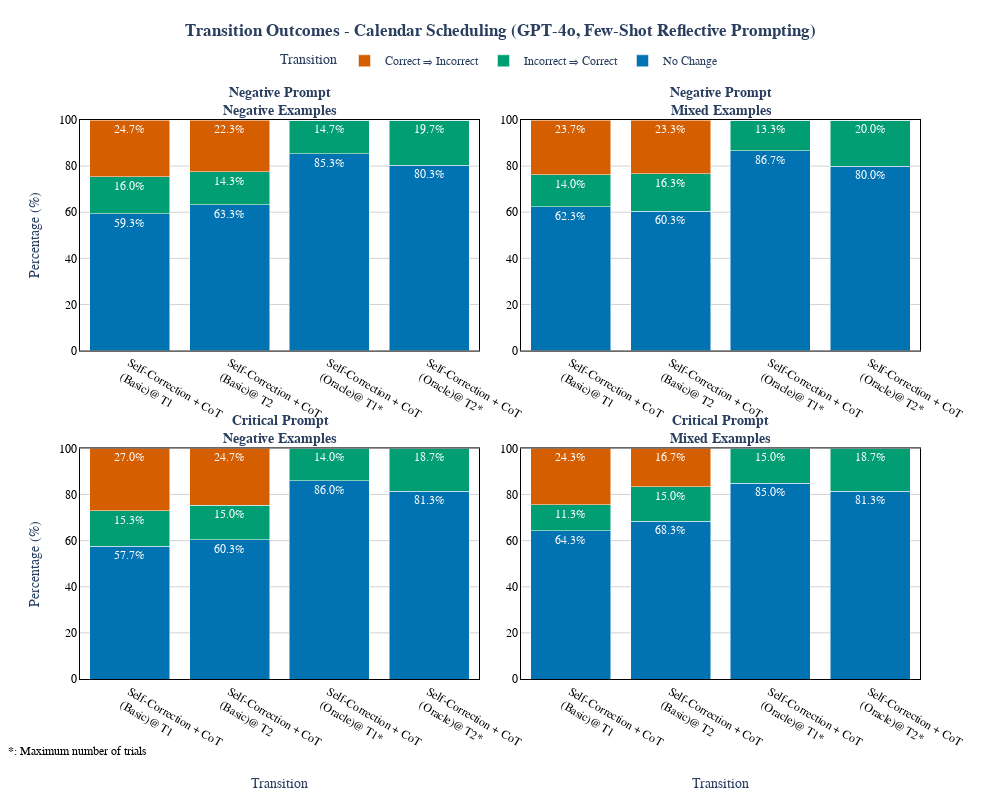

Write notebook code for a chart like this one.
### Code cell
# Assuming 'total_df' is your DataFrame and other necessary mappings are defined
# Define your colors appropriately
method_colors = {
    'selfreflection_cot_2': colors[0],
    'selfreflection_cot_3': colors[1],
    'reflexion_cot_2': colors[2],
    'reflexion_cot_3': colors[3],
}

# Function to process data from the new dataframe
def process_data(total_df, prompt_example):
    # Filter the dataframe for the given prompt_example
    df_prompt = total_df[total_df['prompt_examples'] == prompt_example]
    
    categories = ['Self-Correction + CoT<br>(Basic)@ T1',
                    'Self-Correction + CoT<br>(Basic)@ T2',
                    'Self-Correction + CoT<br>(Oracle)@ T1*',
                    'Self-Correction + CoT<br>(Oracle)@ T2*']
    
    # categories = ['Self-Correction<br>+ CoT<br>@ Trial 1', 
    #               'Self-Correction<br>+ CoT<br>@ Trial 2',
    #               'Reflexion<br>+ CoT<br>@ Trial 1*', 
    #               'Reflexion<br>+ CoT<br>@ Trial 2*']
    
    method_mapping = {
    'cot_1': 'CoT<br>@ Trial 0',
    'selfreflection_cot_2': 'Self-Correction + CoT<br>@ Trial 1',
    'selfreflection_cot_3': 'Self-Correction + CoT<br>@ Trial 2',
    'reflexion_cot_2': 'Reflexion + CoT<br>@ Trial 1*',
    'reflexion_cot_3': 'Reflexion + CoT<br>@ Trial 2*',
    }

    method_mapping = {
    'cot_1': 'CoT Baseline @ T0',
    'selfreflection_cot_2': 'Basic Self-Correction + CoT @ T1',
    'selfreflection_cot_3': 'Basic Self-Correction + CoT @ T2',
    'reflexion_cot_2': 'Oracle Self-Correction + CoT @ T1*',
    'reflexion_cot_3': 'Oracle Self-Correction + CoT @ T2*',
    }
    
    no_change_values = []
    incorrect_to_correct_values = []
    correct_to_incorrect_values = []
    
    # For each method in the methods list
    for method_key in ['selfreflection_cot_2', 'selfreflection_cot_3', 'reflexion_cot_2', 'reflexion_cot_3']:
        # Map method_key to category
        category = method_mapping[method_key]
        
        # Filter data for the method
        df_method = df_prompt[df_prompt['method'] == method_key]
        
        # Filter data where transition == 'start_to_final'
        df_transitions = df_method[df_method['transition'] == 'start_to_final']
        
        # Sum 'value' for each 'result_type'
        transition_counts = df_transitions.groupby('result_type')['value'].sum()
        
        # Get counts for each transition type
        correct_to_correct = transition_counts.get('correct_to_correct', 0)
        incorrect_to_correct = transition_counts.get('incorrect_to_correct', 0)
        correct_to_incorrect = transition_counts.get('correct_to_incorrect', 0)
        incorrect_to_incorrect = transition_counts.get('incorrect_to_incorrect', 0)
        
        # Compute no_change
        no_change = correct_to_correct + incorrect_to_incorrect
        
        # Now compute percentages
        total = no_change + incorrect_to_correct + correct_to_incorrect
        if total == 0:
            no_change_perc = incorrect_to_correct_perc = correct_to_incorrect_perc = 0
        else:
            no_change_perc = (no_change / total) * 100
            incorrect_to_correct_perc = (incorrect_to_correct / total) * 100
            correct_to_incorrect_perc = (correct_to_incorrect / total) * 100
        
        no_change_values.append(no_change_perc)
        incorrect_to_correct_values.append(incorrect_to_correct_perc)
        correct_to_incorrect_values.append(correct_to_incorrect_perc)
    
    return categories, no_change_values, incorrect_to_correct_values, correct_to_incorrect_values

# Now, collect the data for each of the four plots
titles = [
    '<b>Negative Prompt<br>Negative Examples</b>',
    '<b>Negative Prompt<br>Mixed Examples</b>',
    '<b>Critical Prompt<br>Negative Examples</b>',
    '<b>Critical Prompt<br>Mixed Examples</b>'
]

prompt_examples = [
    'negative_prompt_negative_examples',
    'negative_prompt_mixed_examples',
    'critical_prompt_negative_examples',
    'critical_prompt_mixed_examples'
]

# Initialize figure with subplots
fig = make_subplots(
    rows=2, 
    cols=2, 
    subplot_titles=titles,
    horizontal_spacing=0.05,
    vertical_spacing=0.175,
)

# Define colors for the transition types
transition_colors = {
    'No Change': colors[0],
    'Incorrect ⇒ Correct': colors[2],
    'Correct ⇒ Incorrect': colors[3]
}

# Loop over each scenario and add traces to the appropriate subplot
for i, (title, prompt_example) in enumerate(zip(titles, prompt_examples)):
    categories, no_change_values, incorrect_to_correct_values, correct_to_incorrect_values = process_data(total_df, prompt_example)
    
    # Determine row and column
    row = i // 2 + 1  # integer division
    col = i % 2 + 1    # modulo
    
    # Show legend only for the first subplot
    show_legend = True if i == 0 else False
    
    # Add traces
    fig.add_trace(go.Bar(
        x=categories,
        y=no_change_values,
        name='No Change',
        marker_color=transition_colors['No Change'],
        text=[f'{val:.1f}%' for val in no_change_values],
        textposition='inside',
        showlegend=show_legend
    ), row=row, col=col)
    
    fig.add_trace(go.Bar(
        x=categories,
        y=incorrect_to_correct_values,
        name='Incorrect ⇒ Correct',
        marker_color=transition_colors['Incorrect ⇒ Correct'],
        text=[f'{val:.1f}%' for val in incorrect_to_correct_values],
        textposition='inside',
        showlegend=show_legend
    ), row=row, col=col)
    
    fig.add_trace(go.Bar(
        x=categories,
        y=correct_to_incorrect_values,
        name='Correct ⇒ Incorrect',
        marker_color=transition_colors['Correct ⇒ Incorrect'],
        text=[f'{val:.1f}%' for val in correct_to_incorrect_values],
        textposition='inside',
        showlegend=show_legend
    ), row=row, col=col)
    
    # Update axes for the current subplot
    fig.update_xaxes(
        categoryorder='array',
        categoryarray=categories,
        linecolor='black',             # Set x-axis line color to black
        showline=True,                 # Show x-axis line
        tickfont=dict(color='black'),  # Set x-axis tick labels to black
        showgrid=False,                # Remove vertical grid lines
        zeroline=False,                # Remove zero line if not needed
        mirror='all',                  # Mirror x-axis lines on all sides (adds top line)
        row=row,
        col=col
    )
    
    fig.update_yaxes(
        tickformat=None,               # Show numbers without the percent symbol
        linecolor='black',             # Set y-axis line color to black
        showline=True,                 # Show y-axis line
        tickfont=dict(color='black'),  # Set y-axis tick labels to black
        gridcolor='lightgrey',         # Set grid line color to light grey
        gridwidth=1,                 # Increase grid line width for intensity
        zeroline=False,                # Remove zero line if not needed
        mirror='all',                  # Mirror y-axis lines on all sides (adds right line)
        range=[0, 100],                # Set y-axis range from 0 to 100
        tickvals=np.arange(0, 101, 20),# Set y-axis ticks at every 10%
        row=row,
        col=col
    )
    
    # Update y-axis title for the first column subplots
    if col == 1:
        fig.update_yaxes(
            title_text='Percentage (%)',
            row=row,
            col=col
        )  

    if row == 2:
        fig.update_xaxes(
            title_text='Transition',
            row=row,
            col=col,
        )


# Update layout
fig.update_layout(
    barmode='stack',
    title=dict(
        text='<b>Transition Outcomes - Calendar Scheduling (GPT-4o, Few-Shot Reflective Prompting)</b>',
        x=0.5,
        y=0.97,
        xanchor='center',
        yanchor='top',
    ),
    template="plotly_white",
    font=dict(family="Arial, sans-serif", size=12),
    width=1000,
    height=800,
    legend_title="Transition",
    legend=dict(
        orientation="h",
        yanchor="bottom",
        y=1.08,
        xanchor="center",
        x=0.5
    ),
    showlegend=True,
    margin=dict(
        t=120  # Increased top margin to accommodate the main title and legends
    )
)

# Adjust subplot titles font size
for annotation in fig['layout']['annotations']:
    annotation['font'] = dict(family="Arial, sans-serif", size=14)

# Add annotation explaining the asterisk (*) symbol
fig.add_annotation(
    x=-0.1,  # Position at the very left of the plot
    y=-0.115,  # Position slightly below the plot area; adjust as needed
    xref='paper',  # Reference the entire plotting area horizontally
    yref='paper',  # Reference the entire plotting area vertically
    text="<b>*</b>: Maximum number of trials",  # Explanation text
    showarrow=False,  # No arrow pointing to anything
    font=dict(color="black", size=12),  # Font styling
    align="left",  # Left-align the text
    xanchor='left',  # Anchor the text to the left
    yanchor='top',   # Anchor the text to the top
    xshift=10,        # Horizontal shift to move the text slightly right
    yshift=0          # No vertical shift since it's already below the plot
)

# Show the figure
fig.show()
fig.write_image("transition_by_method_prompt_examples.pdf")

### Figure 1 — Plotly figure (JSON) as saved in the notebook; plotly's stock layout.template omitted (floating-point values rounded to 4 significant figures)
{"data": [{"marker": {"color": "#0173B2"}, "name": "No Change", "showlegend": true, "text": ["59.3%", "63.3%", "85.3%", "80.3%"], "textposition": "inside", "type": "bar", "x": ["Self-Correction + CoT<br>(Basic)@ T1", "Self-Correction + CoT<br>(Basic)@ T2", "Self-Correction + CoT<br>(Oracle)@ T1*", "Self-Correction + CoT<br>(Oracle)@ T2*"], "xaxis": "x", "y": [59.33, 63.33, 85.33, 80.33], "yaxis": "y"}, {"marker": {"color": "#029E73"}, "name": "Incorrect ⇒ Correct", "showlegend": true, "text": ["16.0%", "14.3%", "14.7%", "19.7%"], "textposition": "inside", "type": "bar", "x": ["Self-Correction + CoT<br>(Basic)@ T1", "Self-Correction + CoT<br>(Basic)@ T2", "Self-Correction + CoT<br>(Oracle)@ T1*", "Self-Correction + CoT<br>(Oracle)@ T2*"], "xaxis": "x", "y": [16, 14.33, 14.67, 19.67], "yaxis": "y"}, {"marker": {"color": "#D55E00"}, "name": "Correct ⇒ Incorrect", "showlegend": true, "text": ["24.7%", "22.3%", "0.0%", "0.0%"], "textposition": "inside", "type": "bar", "x": ["Self-Correction + CoT<br>(Basic)@ T1", "Self-Correction + CoT<br>(Basic)@ T2", "Self-Correction + CoT<br>(Oracle)@ T1*", "Self-Correction + CoT<br>(Oracle)@ T2*"], "xaxis": "x", "y": [24.67, 22.33, 0, 0], "yaxis": "y"}, {"marker": {"color": "#0173B2"}, "name": "No Change", "showlegend": false, "text": ["62.3%", "60.3%", "86.7%", "80.0%"], "textposition": "inside", "type": "bar", "x": ["Self-Correction + CoT<br>(Basic)@ T1", "Self-Correction + CoT<br>(Basic)@ T2", "Self-Correction + CoT<br>(Oracle)@ T1*", "Self-Correction + CoT<br>(Oracle)@ T2*"], "xaxis": "x2", "y": [62.33, 60.33, 86.67, 80], "yaxis": "y2"}, {"marker": {"color": "#029E73"}, "name": "Incorrect ⇒ Correct", "showlegend": false, "text": ["14.0%", "16.3%", "13.3%", "20.0%"], "textposition": "inside", "type": "bar", "x": ["Self-Correction + CoT<br>(Basic)@ T1", "Self-Correction + CoT<br>(Basic)@ T2", "Self-Correction + CoT<br>(Oracle)@ T1*", "Self-Correction + CoT<br>(Oracle)@ T2*"], "xaxis": "x2", "y": [14.0, 16.33, 13.33, 20], "yaxis": "y2"}, {"marker": {"color": "#D55E00"}, "name": "Correct ⇒ Incorrect", "showlegend": false, "text": ["23.7%", "23.3%", "0.0%", "0.0%"], "textposition": "inside", "type": "bar", "x": ["Self-Correction + CoT<br>(Basic)@ T1", "Self-Correction + CoT<br>(Basic)@ T2", "Self-Correction + CoT<br>(Oracle)@ T1*", "Self-Correction + CoT<br>(Oracle)@ T2*"], "xaxis": "x2", "y": [23.67, 23.33, 0, 0], "yaxis": "y2"}, {"marker": {"color": "#0173B2"}, "name": "No Change", "showlegend": false, "text": ["57.7%", "60.3%", "86.0%", "81.3%"], "textposition": "inside", "type": "bar", "x": ["Self-Correction + CoT<br>(Basic)@ T1", "Self-Correction + CoT<br>(Basic)@ T2", "Self-Correction + CoT<br>(Oracle)@ T1*", "Self-Correction + CoT<br>(Oracle)@ T2*"], "xaxis": "x3", "y": [57.67, 60.33, 86, 81.33], "yaxis": "y3"}, {"marker": {"color": "#029E73"}, "name": "Incorrect ⇒ Correct", "showlegend": false, "text": ["15.3%", "15.0%", "14.0%", "18.7%"], "textposition": "inside", "type": "bar", "x": ["Self-Correction + CoT<br>(Basic)@ T1", "Self-Correction + CoT<br>(Basic)@ T2", "Self-Correction + CoT<br>(Oracle)@ T1*", "Self-Correction + CoT<br>(Oracle)@ T2*"], "xaxis": "x3", "y": [15.33, 15, 14.0, 18.67], "yaxis": "y3"}, {"marker": {"color": "#D55E00"}, "name": "Correct ⇒ Incorrect", "showlegend": false, "text": ["27.0%", "24.7%", "0.0%", "0.0%"], "textposition": "inside", "type": "bar", "x": ["Self-Correction + CoT<br>(Basic)@ T1", "Self-Correction + CoT<br>(Basic)@ T2", "Self-Correction + CoT<br>(Oracle)@ T1*", "Self-Correction + CoT<br>(Oracle)@ T2*"], "xaxis": "x3", "y": [27, 24.67, 0, 0], "yaxis": "y3"}, {"marker": {"color": "#0173B2"}, "name": "No Change", "showlegend": false, "text": ["64.3%", "68.3%", "85.0%", "81.3%"], "textposition": "inside", "type": "bar", "x": ["Self-Correction + CoT<br>(Basic)@ T1", "Self-Correction + CoT<br>(Basic)@ T2", "Self-Correction + CoT<br>(Oracle)@ T1*", "Self-Correction + CoT<br>(Oracle)@ T2*"], "xaxis": "x4", "y": [64.33, 68.33, 85, 81.33], "yaxis": "y4"}, {"marker": {"color": "#029E73"}, "name": "Incorrect ⇒ Correct", "showlegend": false, "text": ["11.3%", "15.0%", "15.0%", "18.7%"], "textposition": "inside", "type": "bar", "x": ["Self-Correction + CoT<br>(Basic)@ T1", "Self-Correction + CoT<br>(Basic)@ T2", "Self-Correction + CoT<br>(Oracle)@ T1*", "Self-Correction + CoT<br>(Oracle)@ T2*"], "xaxis": "x4", "y": [11.33, 15, 15, 18.67], "yaxis": "y4"}, {"marker": {"color": "#D55E00"}, "name": "Correct ⇒ Incorrect", "showlegend": false, "text": ["24.3%", "16.7%", "0.0%", "0.0%"], "textposition": "inside", "type": "bar", "x": ["Self-Correction + CoT<br>(Basic)@ T1", "Self-Correction + CoT<br>(Basic)@ T2", "Self-Correction + CoT<br>(Oracle)@ T1*", "Self-Correction + CoT<br>(Oracle)@ T2*"], "xaxis": "x4", "y": [24.33, 16.67, 0, 0], "yaxis": "y4"}], "layout": {"annotations": [{"font": {"family": "Arial, sans-serif", "size": 14}, "showarrow": false, "text": "<b>Negative Prompt<br>Negative Examples</b>", "x": 0.2375, "xanchor": "center", "xref": "paper", "y": 1.0, "yanchor": "bottom", "yref": "paper"}, {"font": {"family": "Arial, sans-serif", "size": 14}, "showarrow": false, "text": "<b>Negative Prompt<br>Mixed Examples</b>", "x": 0.7625, "xanchor": "center", "xref": "paper", "y": 1.0, "yanchor": "bottom", "yref": "paper"}, {"font": {"family": "Arial, sans-serif", "size": 14}, "showarrow": false, "text": "<b>Critical Prompt<br>Negative Examples</b>", "x": 0.2375, "xanchor": "center", "xref": "paper", "y": 0.4125, "yanchor": "bottom", "yref": "paper"}, {"font": {"family": "Arial, sans-serif", "size": 14}, "showarrow": false, "text": "<b>Critical Prompt<br>Mixed Examples</b>", "x": 0.7625, "xanchor": "center", "xref": "paper", "y": 0.4125, "yanchor": "bottom", "yref": "paper"}, {"align": "left", "font": {"color": "black", "size": 12}, "showarrow": false, "text": "<b>*</b>: Maximum number of trials", "x": -0.1, "xanchor": "left", "xref": "paper", "xshift": 10, "y": -0.115, "yanchor": "top", "yref": "paper", "yshift": 0}], "barmode": "stack", "font": {"family": "Arial, sans-serif", "size": 12}, "height": 800, "legend": {"orientation": "h", "title": {"text": "Transition"}, "x": 0.5, "xanchor": "center", "y": 1.08, "yanchor": "bottom"}, "margin": {"t": 120}, "showlegend": true, "title": {"text": "<b>Transition Outcomes - Calendar Scheduling (GPT-4o, Few-Shot Reflective Prompting)</b>", "x": 0.5, "xanchor": "center", "y": 0.97, "yanchor": "top"}, "width": 1000, "xaxis": {"anchor": "y", "categoryarray": ["Self-Correction + CoT<br>(Basic)@ T1", "Self-Correction + CoT<br>(Basic)@ T2", "Self-Correction + CoT<br>(Oracle)@ T1*", "Self-Correction + CoT<br>(Oracle)@ T2*"], "categoryorder": "array", "domain": [0, 0.475], "linecolor": "black", "mirror": "all", "showgrid": false, "showline": true, "tickfont": {"color": "black"}, "zeroline": false}, "xaxis2": {"anchor": "y2", "categoryarray": ["Self-Correction + CoT<br>(Basic)@ T1", "Self-Correction + CoT<br>(Basic)@ T2", "Self-Correction + CoT<br>(Oracle)@ T1*", "Self-Correction + CoT<br>(Oracle)@ T2*"], "categoryorder": "array", "domain": [0.525, 1], "linecolor": "black", "mirror": "all", "showgrid": false, "showline": true, "tickfont": {"color": "black"}, "zeroline": false}, "xaxis3": {"anchor": "y3", "categoryarray": ["Self-Correction + CoT<br>(Basic)@ T1", "Self-Correction + CoT<br>(Basic)@ T2", "Self-Correction + CoT<br>(Oracle)@ T1*", "Self-Correction + CoT<br>(Oracle)@ T2*"], "categoryorder": "array", "domain": [0, 0.475], "linecolor": "black", "mirror": "all", "showgrid": false, "showline": true, "tickfont": {"color": "black"}, "title": {"text": "Transition"}, "zeroline": false}, "xaxis4": {"anchor": "y4", "categoryarray": ["Self-Correction + CoT<br>(Basic)@ T1", "Self-Correction + CoT<br>(Basic)@ T2", "Self-Correction + CoT<br>(Oracle)@ T1*", "Self-Correction + CoT<br>(Oracle)@ T2*"], "categoryorder": "array", "domain": [0.525, 1], "linecolor": "black", "mirror": "all", "showgrid": false, "showline": true, "tickfont": {"color": "black"}, "title": {"text": "Transition"}, "zeroline": false}, "yaxis": {"anchor": "x", "domain": [0.5875, 1.0], "gridcolor": "lightgrey", "gridwidth": 1, "linecolor": "black", "mirror": "all", "range": [0, 100], "showline": true, "tickfont": {"color": "black"}, "tickvals": [0, 20, 40, 60, 80, 100], "title": {"text": "Percentage (%)"}, "zeroline": false}, "yaxis2": {"anchor": "x2", "domain": [0.5875, 1.0], "gridcolor": "lightgrey", "gridwidth": 1, "linecolor": "black", "mirror": "all", "range": [0, 100], "showline": true, "tickfont": {"color": "black"}, "tickvals": [0, 20, 40, 60, 80, 100], "zeroline": false}, "yaxis3": {"anchor": "x3", "domain": [0, 0.4125], "gridcolor": "lightgrey", "gridwidth": 1, "linecolor": "black", "mirror": "all", "range": [0, 100], "showline": true, "tickfont": {"color": "black"}, "tickvals": [0, 20, 40, 60, 80, 100], "title": {"text": "Percentage (%)"}, "zeroline": false}, "yaxis4": {"anchor": "x4", "domain": [0, 0.4125], "gridcolor": "lightgrey", "gridwidth": 1, "linecolor": "black", "mirror": "all", "range": [0, 100], "showline": true, "tickfont": {"color": "black"}, "tickvals": [0, 20, 40, 60, 80, 100], "zeroline": false}}}
